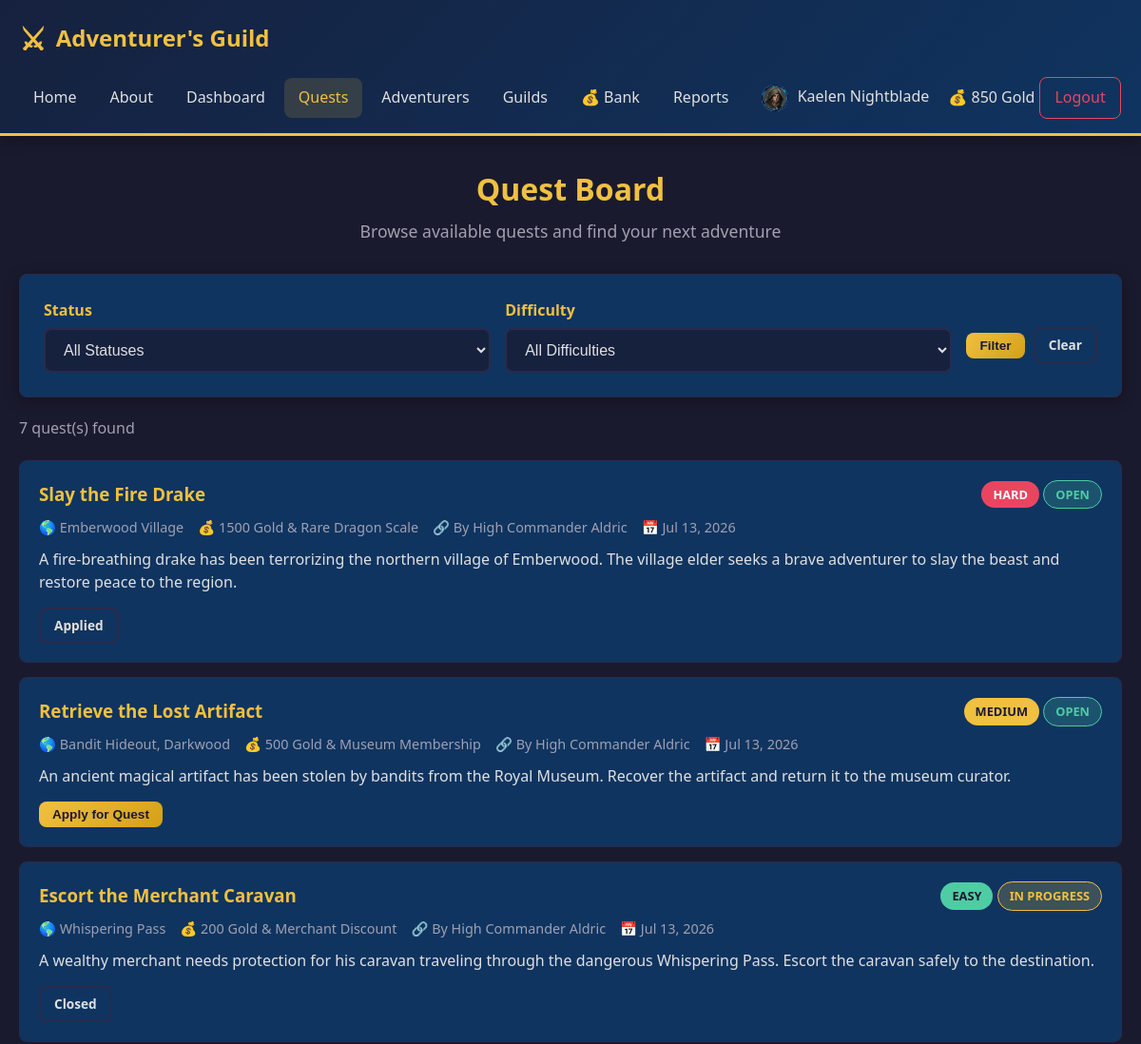
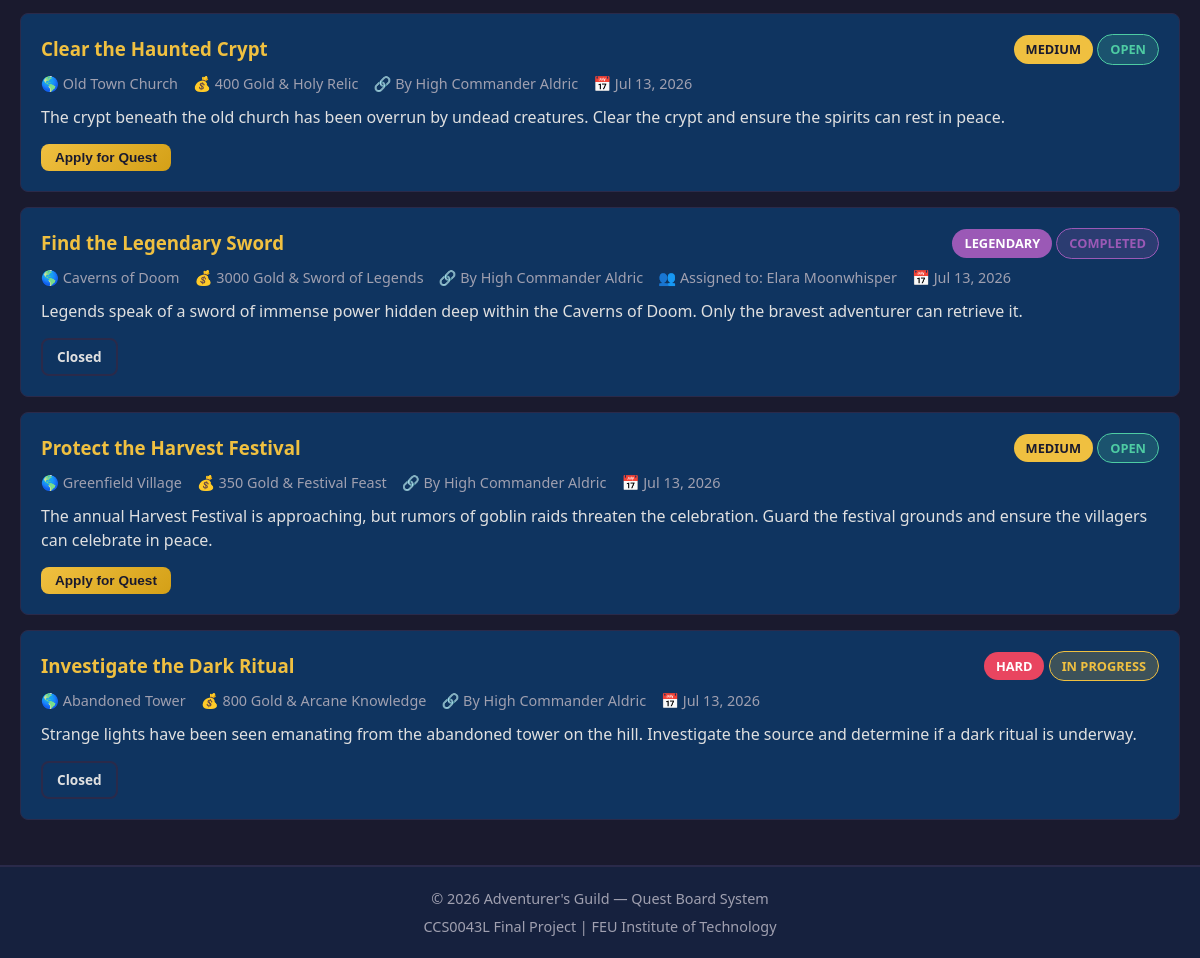
/quests.php (signed in), run on the app's committed database (2 pictures, top to bottom).
### tables this page shows
CREATE TABLE IF NOT EXISTS wallets (
    wallet_id INT AUTO_INCREMENT PRIMARY KEY,
    user_id INT NOT NULL UNIQUE,
    balance DECIMAL(12, 2) NOT NULL DEFAULT 100.00,
    created_at TIMESTAMP DEFAULT CURRENT_TIMESTAMP,
    FOREIGN KEY (user_id) REFERENCES users(user_id) ON DELETE CASCADE
);

CREATE TABLE IF NOT EXISTS quests (
    quest_id INT AUTO_INCREMENT PRIMARY KEY,
    title VARCHAR(200) NOT NULL,
    description TEXT NOT NULL,
    difficulty ENUM('EASY', 'MEDIUM', 'HARD', 'LEGENDARY') NOT NULL,
    reward VARCHAR(100) NOT NULL,
    status ENUM('OPEN', 'IN_PROGRESS', 'COMPLETED') NOT NULL DEFAULT 'OPEN',
    assigned_to INT NULL,
    created_by INT NOT NULL,
    location VARCHAR(150) NULL,
    created_at TIMESTAMP DEFAULT CURRENT_TIMESTAMP,
    FOREIGN KEY (assigned_to) REFERENCES users(user_id) ON DELETE SET NULL,
    FOREIGN KEY (created_by) REFERENCES users(user_id) ON DELETE CASCADE
);

CREATE TABLE IF NOT EXISTS users (
    user_id INT AUTO_INCREMENT PRIMARY KEY,
    username VARCHAR(50) NOT NULL UNIQUE,
    email VARCHAR(100) NOT NULL UNIQUE,
    password VARCHAR(255) NOT NULL,
    full_name VARCHAR(100) NOT NULL,
    role ENUM('guild_master', 'adventurer') NOT NULL DEFAULT 'adventurer',
    bio TEXT NULL,
    class VARCHAR(50) NULL,
    level INT NOT NULL DEFAULT 1,
    guild_id INT NULL,
    avatar VARCHAR(255) NULL,
    created_at TIMESTAMP DEFAULT CURRENT_TIMESTAMP,
    FOREIGN KEY (guild_id) REFERENCES guilds(guild_id) ON DELETE SET NULL
);

### quests.php (the view, shortened to what this page needs)
<?php
require_once __DIR__ . '/includes/auth_check.php';
require_once __DIR__ . '/includes/functions.php';
$conn = getConnection();
$sql = "SELECT q.*, u.full_name AS assigned_to_name, u2.full_name AS created_by_name FROM quests q
        LEFT JOIN users u ON q.assigned_to = u.user_id
        LEFT JOIN users u2 ON q.created_by = u2.user_id
        WHERE 1=1";
$params = array();
$types = "";
$sql .= " ORDER BY q.created_at DESC";
if (!empty($params)) {
    $stmt = $conn->prepare($sql);
    $stmt->bind_param($types, ...$params);
    $stmt->execute();
    $result = $stmt->get_result();
    $quests = $result->fetch_all(MYSQLI_ASSOC);
    $stmt->close();
} else {
    $result = $conn->query($sql);
    $quests = $result->fetch_all(MYSQLI_ASSOC);
}
$appliedQuestIds = array();
if ($_SESSION['role'] !== 'guild_master') {
    $stmt = $conn->prepare("SELECT quest_id FROM quest_applications WHERE applicant_id = ? AND status IN ('PENDING', 'APPROVED')");
    $stmt->bind_param("i", $_SESSION['user_id']);
    $stmt->execute();
    $appResult = $stmt->get_result();
    while ($row = $appResult->fetch_assoc()) {
        $appliedQuestIds[] = $row['quest_id'];
    }
}
?>
<?php include_once __DIR__ . '/includes/header.php'; ?>
<div class="container">
    <h1 class="page-title">Quest Board</h1>
    <p class="page-subtitle">Browse available quests and find your next adventure</p>
    <div class="card">
        <form method="GET" action="quests.php" style="display: flex; gap: 15px; align-items: center; flex-wrap: wrap;">
            <div class="form-group" style="margin-bottom: 0; flex: 1; min-width: 150px;">
                <label for="status_filter">Status</label>
                <select id="status_filter" name="status">
                    <option value="">All Statuses</option>
                </select>
            </div>
            <div class="form-group" style="margin-bottom: 0; flex: 1; min-width: 150px;">
                <label for="difficulty_filter">Difficulty</label>
                <select id="difficulty_filter" name="difficulty">
                    <option value="">All Difficulties</option>
                </select>
            </div>
            <div style="padding-top: 20px;">
                <button type="submit" class="btn btn-primary btn-sm">Filter</button>
                <a href="quests.php" class="btn btn-secondary btn-sm" style="margin-left: 5px;">Clear</a>
            </div>
        </form>
    </div>
    <div style="display: flex; justify-content: space-between; align-items: center; margin: 20px 0; flex-wrap: wrap; gap: 10px;">
        <p style="color: var(--color-text-muted);"><?php echo count($quests); ?> quest(s) found</p>
    </div>
    <?php if (!empty($quests)): ?>
        <?php foreach ($quests as $quest): ?>
            <div class="quest-card">
                <div style="display: flex; justify-content: space-between; align-items: flex-start; flex-wrap: wrap; gap: 10px;">
                    <h3><?php echo htmlspecialchars($quest['title']); ?></h3>
                    <div>
                        <?php echo getDifficultyBadge($quest['difficulty']); ?>
                        <?php echo getStatusBadge($quest['status']); ?>
                    </div>
                </div>
                <div class="quest-meta">
                    <span>&#127758; <?php echo htmlspecialchars($quest['location'] ?? 'Unknown Location'); ?></span>
                    <span>&#128176; <?php echo htmlspecialchars($quest['reward']); ?></span>
                    <span>&#128279; By <?php echo htmlspecialchars($quest['created_by_name'] ?? 'Unknown'); ?></span>
                    <?php if (!empty($quest['assigned_to_name'])): ?>
                        <span>&#128101; Assigned to: <?php echo htmlspecialchars($quest['assigned_to_name']); ?></span>
                    <?php endif; ?>
                    <span>&#128197; <?php echo formatDate($quest['created_at']); ?></span>
                </div>
                <div class="quest-description">
                    <?php echo nl2br(htmlspecialchars($quest['description'])); ?>
                </div>
                <div class="quest-actions">
                    <?php if ($_SESSION['role'] === 'guild_master'): ?>
                        <a href="quest_edit.php?id=<?php echo $quest['quest_id']; ?>" class="btn btn-primary btn-sm">Edit</a>
                        <a href="quest_delete.php?id=<?php echo $quest['quest_id']; ?>" class="btn btn-danger btn-sm"
                           onclick="return confirm('Are you sure you want to delete this quest? This action cannot be undone.');">Delete</a>
                        <a href="guilds.php?action=applications&quest_id=<?php echo $quest['quest_id']; ?>" class="btn btn-secondary btn-sm">View Applications</a>
                    <?php else: ?>
                        <?php if ($quest['status'] === 'OPEN' && !in_array($quest['quest_id'], $appliedQuestIds) && $quest['assigned_to'] != $_SESSION['user_id']): ?>
                            <form method="POST" action="quests.php" style="display: inline;">
                                <button type="submit" class="btn btn-primary btn-sm" onclick="return confirm('Apply for this quest?')">Apply for Quest</button>
                            </form>
                        <?php elseif (in_array($quest['quest_id'], $appliedQuestIds)): ?>
                            <span class="btn btn-secondary btn-sm" style="cursor: default;">Applied</span>
                        <?php elseif ($quest['assigned_to'] == $_SESSION['user_id']): ?>
                            <span class="btn btn-success btn-sm" style="cursor: default;">Assigned to You</span>
                        <?php elseif ($quest['status'] !== 'OPEN'): ?>
                            <span class="btn btn-secondary btn-sm" style="cursor: default;">Closed</span>
                        <?php else: ?>
                            <span class="btn btn-secondary btn-sm" style="cursor: default;">Unavailable</span>
                        <?php endif; ?>
                    <?php endif; ?>
                </div>
            </div>
        <?php endforeach; ?>
    <?php endif; ?>
</div>
<?php include_once __DIR__ . '/includes/footer.php'; ?>

### includes/header.php (shortened to what this page needs)
<?php
require_once __DIR__ . '/functions.php';
$isLoggedIn = isset($_SESSION['user_id']);
$walletBalance = null;
if ($isLoggedIn) {
    $conn = getConnection();
    $wallet = getWalletBalance($conn, $_SESSION['user_id']);
    $walletBalance = $wallet['balance'] ?? 0;
}
?>
<!DOCTYPE html>
<html lang="en">
<head>
    <link rel="stylesheet" href="css/style.css">
</head>
<body>
    <header class="main-header">
        <div class="container">
            <div class="header-content">
                <a href="index.php" class="logo">
                    <span class="logo-icon">&#9876;</span>
                    <span class="logo-text">Adventurer's Guild</span>
                </a>
                <nav class="main-nav">
                    <a href="index.php" class="nav-link <?php echo basename($_SERVER['PHP_SELF']) === 'index.php' ? 'active' : ''; ?>">Home</a>
                    <a href="about.php" class="nav-link <?php echo basename($_SERVER['PHP_SELF']) === 'about.php' ? 'active' : ''; ?>">About</a>
                    <?php if ($isLoggedIn): ?>
                        <a href="dashboard.php" class="nav-link <?php echo basename($_SERVER['PHP_SELF']) === 'dashboard.php' ? 'active' : ''; ?>">Dashboard</a>
                        <a href="quests.php" class="nav-link <?php echo basename($_SERVER['PHP_SELF']) === 'quests.php' || basename($_SERVER['PHP_SELF']) === 'quest_add.php' || basename($_SERVER['PHP_SELF']) === 'quest_edit.php' ? 'active' : ''; ?>">Quests</a>
                        <a href="adventurers.php" class="nav-link <?php echo basename($_SERVER['PHP_SELF']) === 'adventurers.php' ? 'active' : ''; ?>">Adventurers</a>
                        <a href="guilds.php" class="nav-link <?php echo basename($_SERVER['PHP_SELF']) === 'guilds.php' || basename($_SERVER['PHP_SELF']) === 'guild_detail.php' ? 'active' : ''; ?>">Guilds</a>
                        <a href="bank.php" class="nav-link <?php echo basename($_SERVER['PHP_SELF']) === 'bank.php' ? 'active' : ''; ?>">&#128176; Bank</a>
                        <a href="reports.php" class="nav-link <?php echo basename($_SERVER['PHP_SELF']) === 'reports.php' ? 'active' : ''; ?>">Reports</a>
                        <?php
                        $userAvatar = getUserAvatar($_SESSION['user_id']);
                        ?>
                        <a href="profile.php" class="nav-link <?php echo basename($_SERVER['PHP_SELF']) === 'profile.php' ? 'active' : ''; ?>">
                            <?php if ($userAvatar): ?>
                                <img src="uploads/avatars/<?php echo htmlspecialchars($userAvatar); ?>" alt="Avatar" style="width: 28px; height: 28px; border-radius: 50%; object-fit: cover; margin-right: 5px; vertical-align: middle;">
                            <?php endif; ?>
                            <?php echo htmlspecialchars($_SESSION['full_name']); ?>
                        </a>
                        <div class="wallet-display" title="Gold Balance">
                            &#128176; <?php echo formatGold($walletBalance); ?>
                        </div>
                        <a href="logout.php" class="nav-link btn-logout">Logout</a>
                    <?php else: ?>
                        <a href="login.php" class="nav-link <?php echo basename($_SERVER['PHP_SELF']) === 'login.php' ? 'active' : ''; ?>">Login</a>
                        <a href="register.php" class="nav-link btn-register <?php echo basename($_SERVER['PHP_SELF']) === 'register.php' ? 'active' : ''; ?>">Register</a>
                    <?php endif; ?>
                </nav>
            </div>
        </div>
    </header>
    <main class="main-content">

### includes/functions.php (shortened to what this page needs)
<?php
function getDifficultyBadge($difficulty) {
    switch (strtoupper($difficulty)) {
        case 'EASY':
            return "<span class='badge badge-easy'>Easy</span>";
        case 'MEDIUM':
            return "<span class='badge badge-medium'>Medium</span>";
        case 'HARD':
            return "<span class='badge badge-hard'>Hard</span>";
        case 'LEGENDARY':
            return "<span class='badge badge-legendary'>Legendary</span>";
    }
}
function getStatusBadge($status) {
    switch (strtoupper($status)) {
        case 'OPEN':
            return "<span class='status-badge status-open'>Open</span>";
        case 'IN_PROGRESS':
            return "<span class='status-badge status-progress'>In Progress</span>";
        case 'COMPLETED':
            return "<span class='status-badge status-completed'>Completed</span>";
    }
}
function formatDate($dateStr) {
    return date("M d, Y", strtotime($dateStr));
}
function getWalletBalance($conn, $userId) {
    $stmt = $conn->prepare("SELECT balance FROM wallets WHERE user_id = ?");
    $stmt->bind_param("i", $userId);
    $stmt->execute();
    $result = $stmt->get_result();
    $wallet = $result->fetch_assoc();
    return $wallet;
}
function formatGold($amount) {
    return number_format($amount, 0) . " Gold";
}
function getUserAvatar($userId) {
    $avatarDir = UPLOAD_DIR . 'avatars/';
    $files = glob($avatarDir . 'user_' . $userId . '_*');
    if (!empty($files)) {
        return basename($files[0]);
    }
    return null;
}
?>

### data on the page
wallets: balance "850 Gold"
quests: title "Slay the Fire Drake", difficulty "HARD", status "OPEN", location "Emberwood Village", reward "1500 Gold & Rare Dragon Scale", created_by.full_name "High Commander Aldric", created_at "Jul 13, 2026", description "A fire-breathing drake has been terrorizing the northern village of Emberwood. The village elder seeks a brave adventurer to slay the beast and restore peace to the region."
quests: title "Retrieve the Lost Artifact", difficulty "MEDIUM", status "OPEN", location "Bandit Hideout, Darkwood", reward "500 Gold & Museum Membership", created_by.full_name "High Commander Aldric", created_at "Jul 13, 2026", description "An ancient magical artifact has been stolen by bandits from the Royal Museum. Recover the artifact and return it to the museum curator."
quests: title "Escort the Merchant Caravan", difficulty "EASY", status "IN PROGRESS", location "Whispering Pass", reward "200 Gold & Merchant Discount", created_by.full_name "High Commander Aldric", created_at "Jul 13, 2026", description "A wealthy merchant needs protection for his caravan traveling through the dangerous Whispering Pass. Escort the caravan safely to the destination."
quests: title "Clear the Haunted Crypt", difficulty "MEDIUM", status "OPEN", location "Old Town Church", reward "400 Gold & Holy Relic", created_by.full_name "High Commander Aldric", created_at "Jul 13, 2026", description "The crypt beneath the old church has been overrun by undead creatures. Clear the crypt and ensure the spirits can rest in peace."
quests: title "Find the Legendary Sword", difficulty "LEGENDARY", status "COMPLETED", location "Caverns of Doom", reward "3000 Gold & Sword of Legends", created_by.full_name "High Commander Aldric", assigned_to.full_name "Elara Moonwhisper", created_at "Jul 13, 2026", description "Legends speak of a sword of immense power hidden deep within the Caverns of Doom. Only the bravest adventurer can retrieve it."
quests: title "Protect the Harvest Festival", difficulty "MEDIUM", status "OPEN", location "Greenfield Village", reward "350 Gold & Festival Feast", created_by.full_name "High Commander Aldric", created_at "Jul 13, 2026", description "The annual Harvest Festival is approaching, but rumors of goblin raids threaten the celebration. Guard the festival grounds and ensure the villagers can celebrate in peace."
quests: title "Investigate the Dark Ritual", difficulty "HARD", status "IN PROGRESS", location "Abandoned Tower", reward "800 Gold & Arcane Knowledge", created_by.full_name "High Commander Aldric", created_at "Jul 13, 2026", description "Strange lights have been seen emanating from the abandoned tower on the hill. Investigate the source and determine if a dark ritual is underway."

### other printed values
$_SESSION['full_name'] "Kaelen Nightblade"
count($quests) "7"
